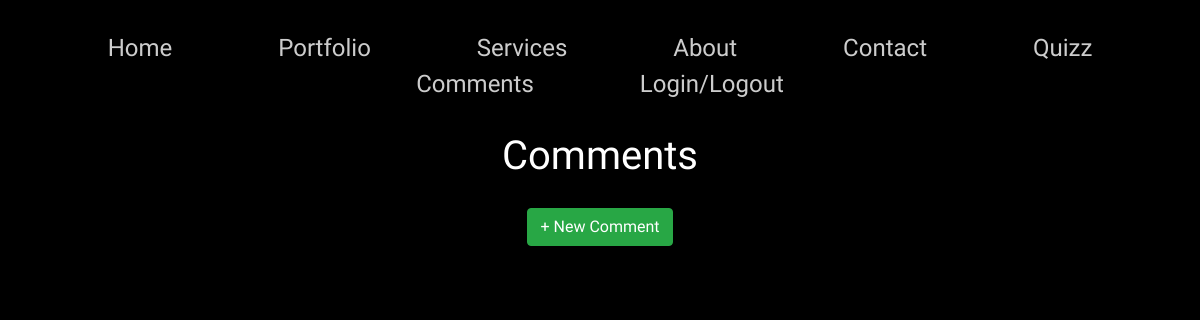
/comment, run on an earlier commit of the app's database.
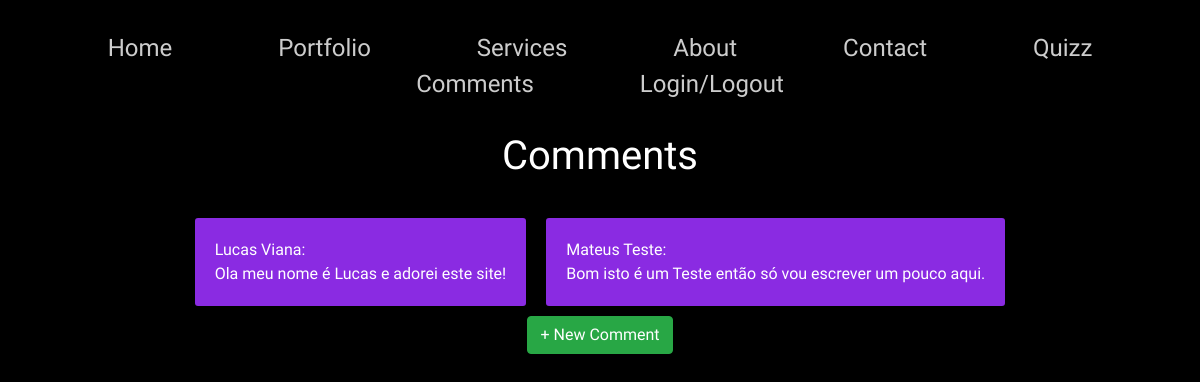
And on a later commit of the database.
### website/models.py (models this page shows, shortened)
class Comment(models.Model):
    name = models.CharField(max_length=120)
    subject = models.TextField(max_length=500)

### website/views.py (the view)
# urls.py: path('comment', views.comment_page_view, name='comment'),
def comment_page_view(request):
    context = {'comments': Comment.objects.all()}
    return render(request, 'website/comment.html', context)

### website/templates/website/comment.html
{% extends 'website/base.html' %}
{% block header %}
    <div class="box-center">
        <h1>Comments</h1>
    </div>
{% endblock header %}
{% block main %}
    <div class="mainContact box-center">
        {% for comment in comments %}
            <p>{{ comment.name }}:<br>
            {{ comment.subject }}</p>
        {% endfor %}
    </div>
    <div class="box-center">
        <a href="{% url 'website:addcomment' %}" class="btn btn-success">+ New Comment</a>
    </div>
{% endblock main %}

What changed in the data, as far as the page shows it:
added Comment: name "Lucas Viana", subject "Ola meu nome é Lucas e adorei este site!"
added Comment: name "Mateus Teste", subject "Bom isto é um Teste então só vou escrever um pouco aqui."
